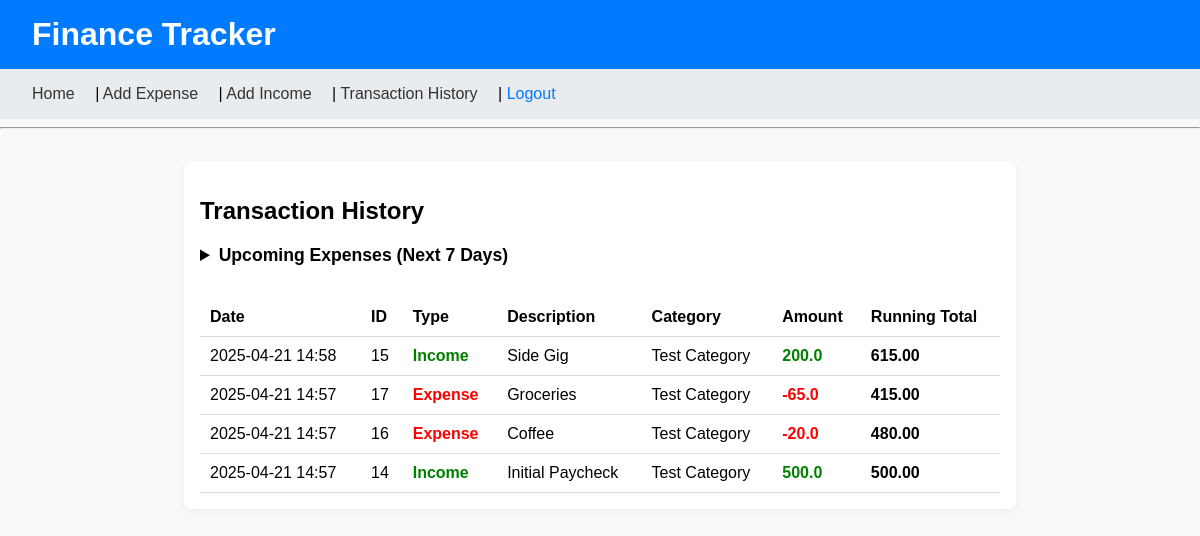
Page /transactions/ (signed in) on the earlier database version.
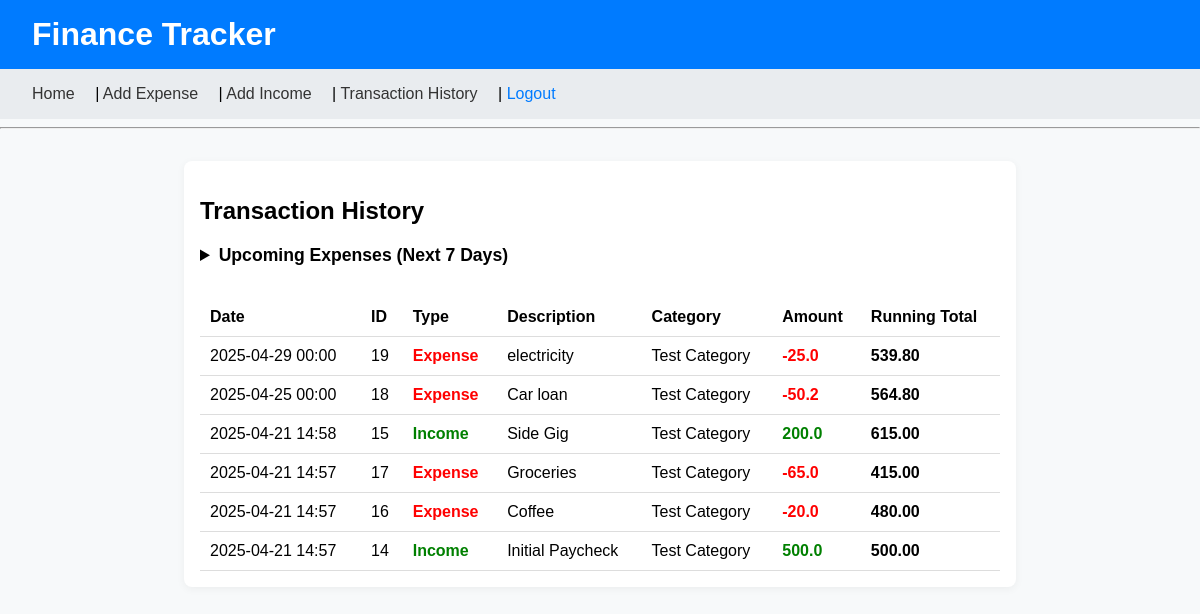
Same page on the later database version.
### finance/models.py (models this page shows, shortened)
class Category(models.Model):
    name = models.CharField(max_length=100)
    type = models.CharField(max_length=20)  # income or expense

class Expense(models.Model):
    user = models.ForeignKey(User, on_delete=models.CASCADE)
    date = models.DateTimeField()
    amount = models.FloatField()
    description = models.CharField(max_length=25)
    category = models.ForeignKey(Category, on_delete=models.CASCADE)
    recurring = models.BooleanField(default=False)
    frequency = models.CharField(
        max_length=20,
        choices=FREQUENCY_CHOICES,
        default='monthly',
    )

### finance/views.py (the view)
# urls.py: path('transactions/', views.transaction_history, name='transaction_history'),
@login_required()
def transaction_history(request):
    transactions = []  # List that holds transactions
    today = now()
    incomes = Income.objects.filter(user=request.user, date__lte=today)
    expenses = Expense.objects.filter(user=request.user, date__lte=today)
    upcoming_expenses = Expense.objects.filter(
        user=request.user,
        date__gt=today,
        date__lte=today + timedelta(days=7),
        recurring=True
    ).order_by("date")
    for income in incomes:
        transactions.append({
            "id": income.id,
            "date": income.date,
            "type": "Income",
            "amount": income.amount,
            "description": income.description,
            "category": income.category.name,
            "running_total": 0
        })
    for expense in expenses:
        transactions.append({
            "id": expense.id,
            "date": expense.date,
            "type": "Expense",
            "amount": -abs(expense.amount),
            "description": expense.description,
            "category": expense.category.name,
            "running_total": 0
        })
    transactions.sort(key=lambda tx: (tx["date"], tx["id"]))
    total = 0.0
    for tx in transactions:
        total += tx["amount"]
        tx["running_total"] = total
    transactions.sort(key=lambda tx: (tx["date"], tx["id"]), reverse=True)
    return render(request, 'finance/transaction_history.html', {
        'transactions': transactions,
        'upcoming_expenses': upcoming_expenses
    })

### finance/templates/finance/transaction_history.html (shortened to what this page needs)
{% extends "finance/base.html" %}
{% block content %}
<h2>Transaction History</h2>
<details style="margin-bottom: 1.5rem;">
  <summary style="font-weight: bold; font-size: 1.1rem;">
    Upcoming Expenses (Next 7 Days)
  </summary>
</details>
<table>
    <thead>
        <tr>
            <th>Date</th>
            <th>ID</th>
            <th>Type</th>
            <th>Description</th>
            <th>Category</th>
            <th>Amount</th>
            <th>Running Total</th>
        </tr>
    </thead>
    <tbody>
        {% for tx in transactions %}
        <tr>
            <td>{{ tx.date|date:"Y-m-d H:i" }}</td>
            <td>{{ tx.id }}</td>
            <td class="{{ tx.type|lower }}">{{ tx.type }}</td>
            <td>{{ tx.description }}</td>
            <td>{{ tx.category }}</td>
            <td class="{{ tx.type|lower }}">{{ tx.amount }}</td>
            <td class="total-cell">{{ tx.running_total|floatformat:2 }}</td>
        </tr>
        {% empty %}
        <tr>
            <td colspan="7" style="text-align:center;">No transactions found.</td>
        </tr>
        {% endfor %}
    </tbody>
</table>
{% endblock %}

Differences in the rows shown:
added Expense: date "2025-04-29 00:00", description "electricity"
added Expense: date "2025-04-25 00:00", description "Car loan"
Other differences:
new list line: "19 Expense -25.0 539.80"
new list line: "Test Category"
new list line: "18 Expense -50.2 564.80"
